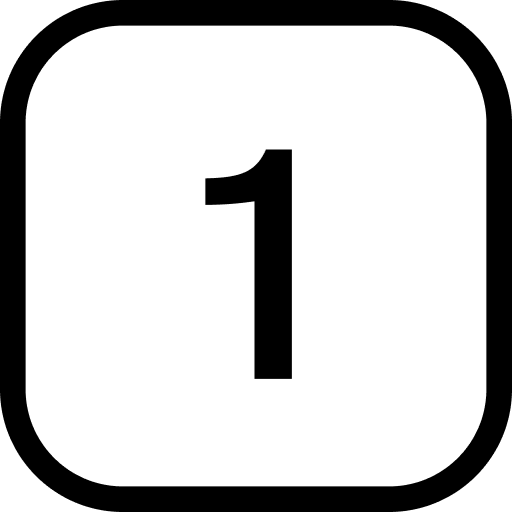
#> input picture overlays/1.png, 512 x 512 px
$ python -i imgio.py   (imports and definitions only)
#> lines starting #> are read from the running program, lines starting #| are printed output that depends on the picture
from __future__ import annotations

import gc
import io
import logging
import os
import tempfile
from pathlib import Path

from PIL import Image, ImageOps

try:  # pragma: no cover - optional dependency
    from PIL import ImageCms  # type: ignore
except Exception:  # pragma: no cover - fallback when LittleCMS is unavailable
    ImageCms = None  # type: ignore[assignment]


# [22 lines left out: functions _env_int, _env_float, not called in this run]


def _convert_to_srgb(image: Image.Image) -> Image.Image:
    icc_profile = image.info.get("icc_profile") if hasattr(image, "info") else None
    if icc_profile and ImageCms is not None:
        try:
            src_profile = ImageCms.ImageCmsProfile(io.BytesIO(icc_profile))
            dst_profile = ImageCms.createProfile("sRGB")
            converted = ImageCms.profileToProfile(image, src_profile, dst_profile, outputMode="RGB")
        except Exception:
            logging.exception("Failed to convert ICC profile to sRGB")
            converted = image.convert("RGB")
    elif image.mode != "RGB":
        converted = image.convert("RGB")
    else:
        converted = image.copy()
    if converted is image:
        converted = image.copy()
    return converted


# [15 lines left out: function _resize_if_needed, not called in this run]


def _prepare_image(src_path: Path, *, max_side: int | None = None) -> Image.Image:
#> called with src_path = 'overlays/1.png'
    with Image.open(src_path) as original:
#> original is the input picture: PIL image 512x512 RGBA; mean R, G, B, A 188.7, 188.7, 188.7, 129
        transposed = ImageOps.exif_transpose(original)
        converted = _convert_to_srgb(transposed)
#> in _convert_to_srgb, `converted = image.convert("RGB")`:
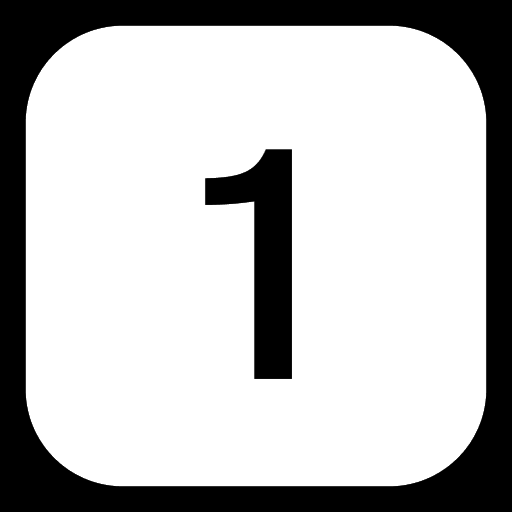
#> converted: PIL image 512x512 RGB; min 0, max 255, mean 188.7
        if converted is not transposed:
            transposed.close()
        image = converted
        if max_side is not None:
            image = _resize_if_needed(image, max_side)
        return image


# [62 lines left out: functions _create_temp_file, _iter_quality_steps, ensure_photo_file_for_telegram, not called in this run]

>>> result = _prepare_image('overlays/1.png')
